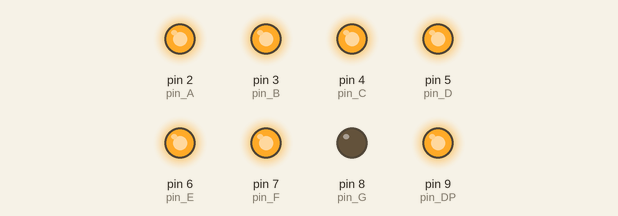
Simulated run of this sketch. Board: Arduino Uno, built with avr-gcc and run on an emulated ATmega328P. Parts: output pins drawn as LEDs (lit = HIGH).

Above: at 0.2 s.
At 0.7 s:
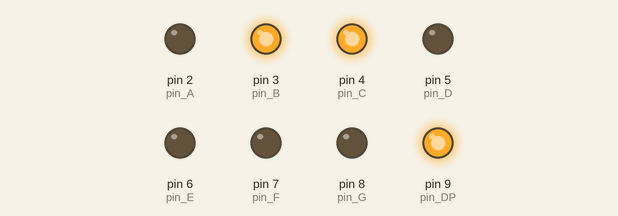
At 1.2 s:
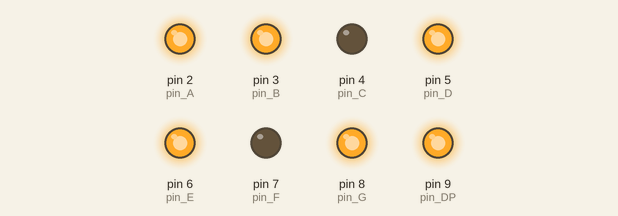
At 2.2 s:
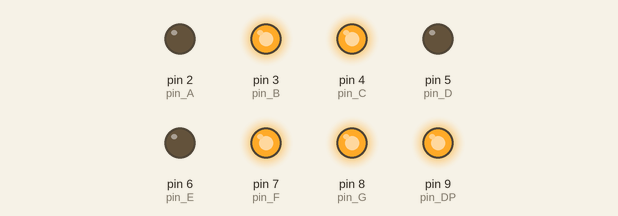
At 3.2 s:
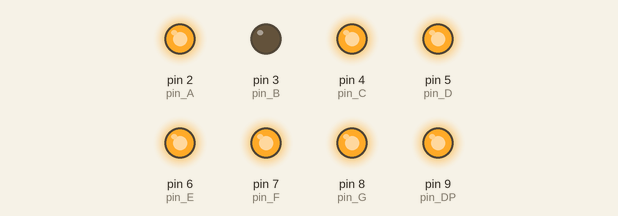
At 4.7 s:
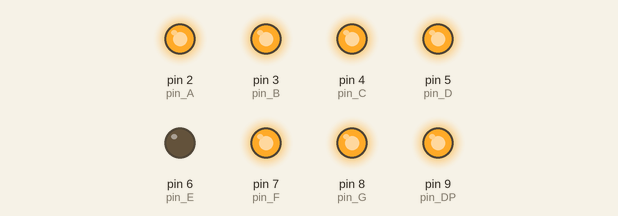
Timing chart, 0 to 5.8 s (numbered marks = the images above):
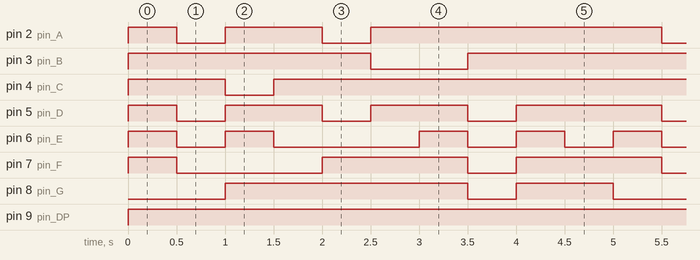

The sketch:

sketch_nov24e.ino
```cpp
#define pin_A 2
#define pin_B 3
#define pin_C 4
#define pin_D 5
#define pin_E 6
#define pin_F 7
#define pin_G 8
#define pin_DP 9

void setup() {
  Serial.begin(9600);
  pinMode(pin_A, OUTPUT);
  pinMode(pin_B, OUTPUT);
  pinMode(pin_C, OUTPUT);
  pinMode(pin_D, OUTPUT);
  pinMode(pin_E, OUTPUT);
  pinMode(pin_F, OUTPUT);
  pinMode(pin_G, OUTPUT);
  pinMode(pin_DP, OUTPUT);
}

void loop() {
  FND(1, 1, 1, 1, 1, 1, 0, 1); //0
  delay(500);
  FND(0, 1, 1, 0, 0, 0, 0, 1); //1
  delay(500);
  FND(1, 1, 0, 1, 1, 0, 1, 1); //2
  delay(500);
  FND(1, 1, 1, 1, 0, 0, 1, 1); //3
  delay(500);
  FND(0, 1, 1, 0, 0, 1, 1, 1); //4
  delay(500);
  FND(1, 0, 1, 1, 0, 1, 1, 1); //5
  delay(500);
  FND(1, 0, 1, 1, 1, 1, 1, 1); //6
  delay(500);
  FND(1, 1, 1, 0, 0, 0, 0, 1); //7
  delay(500);
  FND(1, 1, 1, 1, 1, 1, 1, 1); //8
  delay(500);
  FND(1, 1, 1, 1, 0, 1, 1, 1); //9
  delay(500);
}

void FND(int A, int B, int C, int D, int E, int F, int G, int DP) {
  digitalWrite(pin_A, A);
  digitalWrite(pin_B, B);
  digitalWrite(pin_C, C);
  digitalWrite(pin_D, D);
  digitalWrite(pin_E, E);
  digitalWrite(pin_F, F);
  digitalWrite(pin_G, G);
  digitalWrite(pin_DP, DP);
}
```

Measured:
- by itself, pin 2 (pin_A): repeats every 5.0 s: LOW 0.50 s, HIGH 1.0 s, LOW 0.50 s, HIGH 3.0 s
- by itself, pin 3 (pin_B): repeats every 5.0 s: LOW 1.0 s, HIGH 4.0 s
- by itself, pin 4 (pin_C): repeats every 5.0 s: LOW 0.50 s, HIGH 4.5 s
- by itself, pin 5 (pin_D): repeats every 5.0 s: 2 × (LOW 0.50 s, HIGH 1.0 s), LOW 0.50 s, HIGH 1.5 s
- by itself, pin 6 (pin_E): repeats every 5.0 s: LOW 0.50 s, HIGH 0.50 s, LOW 1.5 s, 2 × (HIGH 0.50 s, LOW 0.50 s), HIGH 0.50 s
- by itself, pin 7 (pin_F): repeats every 5.0 s: LOW 1.5 s, HIGH 1.5 s, LOW 0.50 s, HIGH 1.5 s
- by itself, pin 8 (pin_G): repeats every 5.0 s: LOW 0.50 s, HIGH 1.0 s, LOW 1.0 s, HIGH 2.5 s
- by itself, pin 9 (pin_DP): LOW → HIGH at 0.00 s
